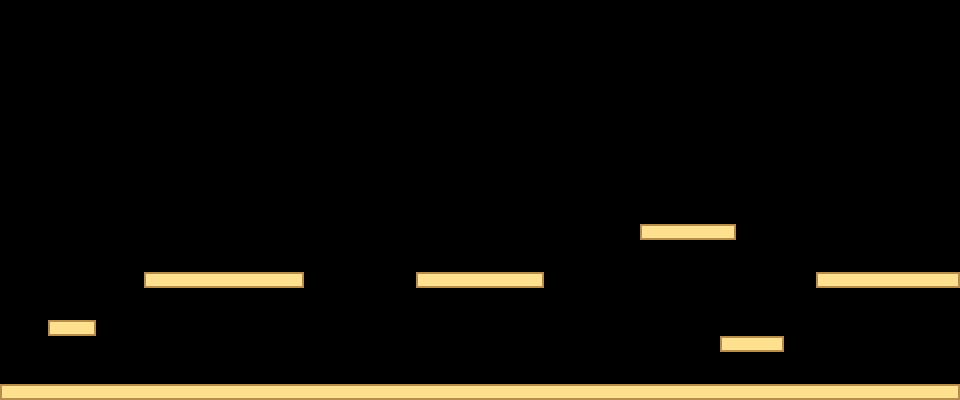

A level layout from a 2D game, rendered from its tile map. Below: a short description, then the map file with tile-grid data replaced by summaries:
An orthogonal 60x25 tile map with 16x16 px tiles, 1 tile layer (Tile Layer 1).

<map version="1.0" orientation="orthogonal" renderorder="right-down" width="60" height="25" tilewidth="16" tileheight="16" nextobjectid="1">
 <tileset firstgid="1" name="tileset" tilewidth="16" tileheight="16">
  <image source="../tileset.png" width="96" height="32" />
 </tileset>
 <layer name="Tile Layer 1" width="60" height="25">
  <data>[1500 cells, 100 non-empty, 3 distinct tile ids]</data>
 </layer>
</map>